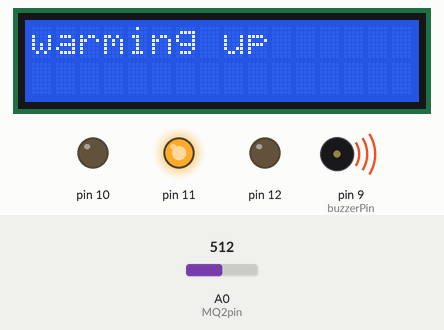
A sketch run on a simulated Arduino Uno, built with avr-gcc and run on an emulated ATmega328P. Parts: 16×2 character LCD, output pins drawn as LEDs (lit = HIGH), buzzer (waves = sounding). Inputs (shaded band) come from the test bench; at power-on: A0 (MQ2pin) = 512. What the sketch prints to the serial monitor is not drawn.

Above: at 20.1 s.
At 21.2 s:
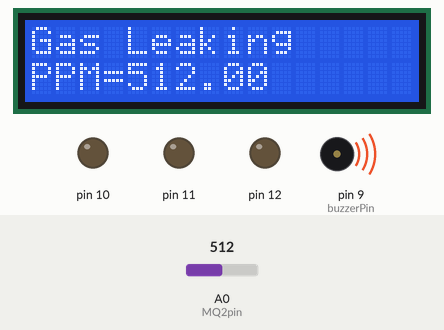
At 25.7 s:
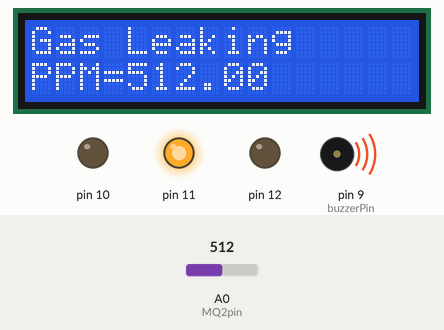
Timing chart, 0 to 129.0 s (numbered marks = the images above):
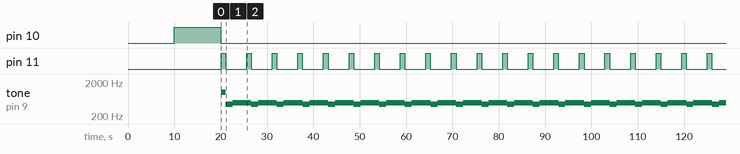

The sketch:

LPGFINAL.ino
```cpp
#define MQ2pin (0)
#include <LiquidCrystal_I2C.h>
int buzzerPin = 9;
float sensorValue;
LiquidCrystal_I2C lcd(0x27,16,2);
void setup()
{
  Serial.begin(9600);
  Serial.println("Activating Gas sensor");
  delay(10000);
  pinMode(11,OUTPUT);
  pinMode(12,OUTPUT);
  pinMode(10,OUTPUT);
  digitalWrite(10,1);
  delay(10000);
  digitalWrite(10,0);
  lcd.init();
  lcd.clear();
  lcd.backlight();
  lcd.setCursor(0,0);
  lcd.print("warming up ");
  pinMode(buzzerPin, OUTPUT);
  tone(buzzerPin, 1000, 2000);
}
void loop()
{
  sensorValue = analogRead(MQ2pin);
  Serial.print("Sensor Value: ");
  Serial.print(sensorValue);
  if(sensorValue > 300)
  {
    Serial.print("gas leak!");
     digitalWrite(11,1);
     delay(1000);
     digitalWrite(11,0);
     lcd.setCursor(0,0);
     lcd.print("Gas Leaking ");
     lcd.setCursor(0,1);
     lcd.print("PPM=");
     lcd.print(sensorValue);
     tone(buzzerPin, 440); // A4
     delay(1500);
     tone(buzzerPin, 494); // B4

  }
  if(sensorValue < 300)
  {
    Serial.print("No gas Leak");
     digitalWrite(12,1);
     delay(1000);
     digitalWrite(12,0);
     lcd.setCursor(0,0);
     lcd.print("No Gas Leak");
     lcd.setCursor(0,1);
     lcd.print("PPM=");
     lcd.print(sensorValue);

  }
  Serial.println("");
  delay(3000);
}
```

Measured:
- by itself, pin 11: alternates HIGH for 1.0 s and LOW for 4.5 s
- by itself, tone on pin 9 (buzzerPin): repeats every 5.5 s: 440 Hz 1.5 s, 494 Hz 4.0 s
- what the display in image 0 shows lasts 1.0 s, from 20.1 s to 21.1 s
